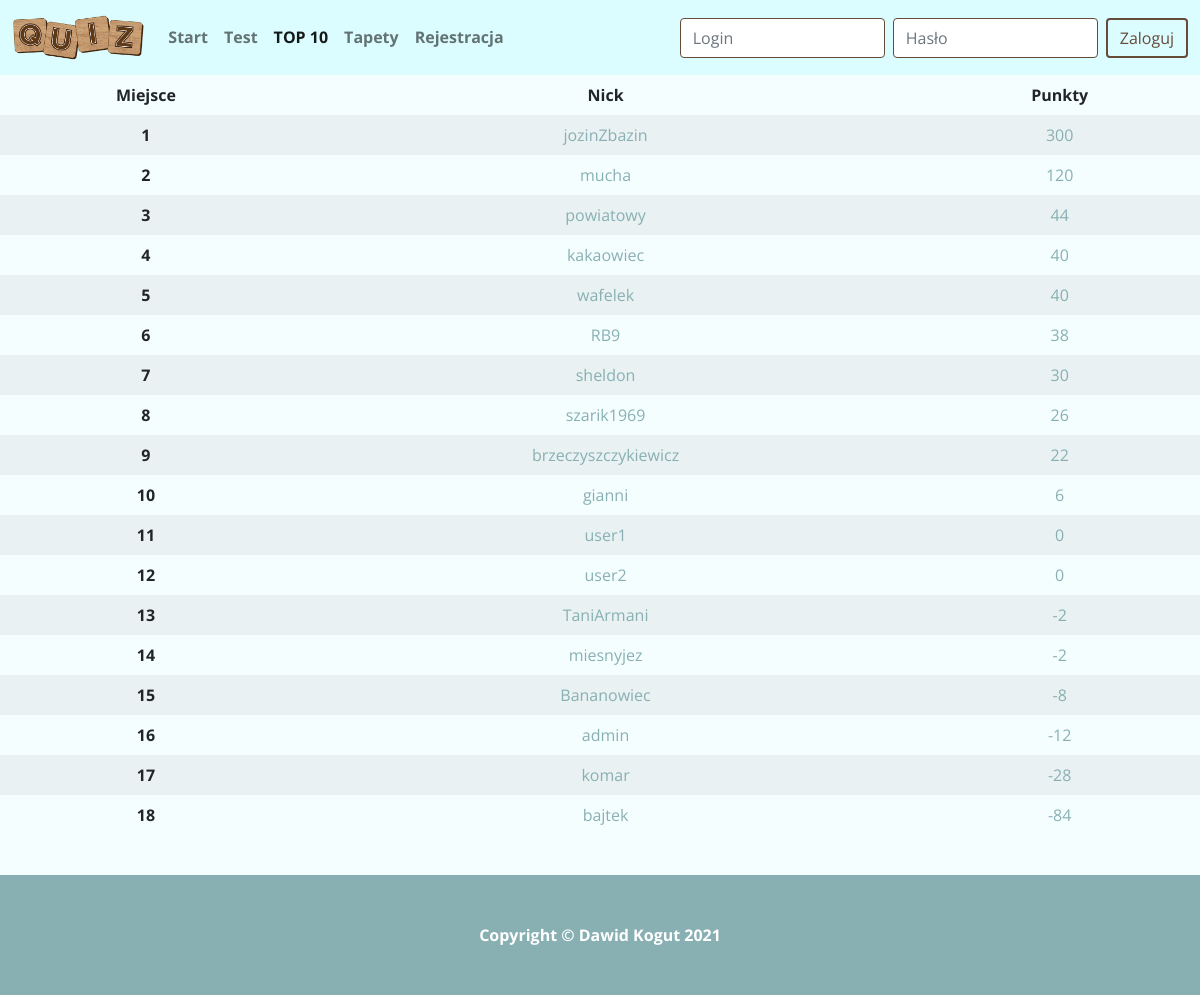
The app's page /top10.php with its own data.
### tables this page shows
CREATE TABLE `users` (
  `id_usera` int(10) NOT NULL,
  `login` varchar(255) NOT NULL,
  `password` varchar(255) NOT NULL,
  `name` text NOT NULL,
  `surname` text NOT NULL,
  `email` text NOT NULL,
  `correctCount` int(11) NOT NULL,
  `incorrectCount` int(11) NOT NULL
);

### top10.php (the view, shortened to what this page needs)
<?php
    require "dbconnect.php";
    try {
        $conn = new PDO("mysql:host=localhost;dbname=$databasename;charset=utf8", $username, $password);
        $conn->setAttribute(PDO::ATTR_ERRMODE, PDO::ERRMODE_EXCEPTION);
    } catch(PDOException $e) {
          echo "Connection failed: " . $e->getMessage();
    }
?>
<!DOCTYPE html>
<html lang="pl">
<head>
    <link href="https://cdn.jsdelivr.net/npm/bootstrap@5.0.2/dist/css/bootstrap.min.css" rel="stylesheet">
    <link rel="stylesheet" href="css/style.css" />
</head>
<body>
    <header>
        <nav class="navbar navbar-expand-lg navbar-light">
            <div class="container-fluid">
                <a class="navbar-brand" href="index.php"><img src="images/quiz.png" height="48"
                        class="d-inline-block align-text-top" alt="logo" /></a>
                <div class="collapse navbar-collapse" id="navbarSupportedContent">
                    <ul class="navbar-nav me-auto mb-2 mb-lg-0">
                        <li class="nav-item">
                            <a class="nav-link" aria-current="page" href="index.php">Start</a>
                        </li>
                        <li class="nav-item">
                            <a class="nav-link" href="tests.php">Test</a>
                        </li>
                        <li class="nav-item">
                            <a class="nav-link active" href="top10.php">TOP 10</a>
                        </li>
                        <li class="nav-item">
                            <a class="nav-link" href="gallery.php">Tapety</a>
                        </li>
                        <li class="nav-item">
                            <a class="nav-link" href="registration.php">Rejestracja</a>
                        </li>
                    </ul>
                    <?php
                       if(isset($_SESSION['login'])){
                        echo '<div class="h-100" style="padding-right:5px; color:#664B39;">Jesteś zalogowany jako <b><span style="color:#E5A097;">'.$_SESSION['login'].'</span></b></div>';
                        echo'<form class="d-flex" action="logout.php" method="POST">
                                <button id="buttonLog" class="btn btn-outline-success" type="submit">Wyloguj</button>
                            </form>';
                    }else{
                        echo'<form class="d-flex" action="login.php" method="POST">
                                <input class="form-control me-2 logInput" type="text" name="login" placeholder="Login" required>
                                <input class="form-control me-2 logInput" type="password" name="password" placeholder="Hasło" required>
                                <button id="buttonLog" class="btn btn-outline-success" type="submit">Zaloguj</button>
                            </form>';
                    }
	                ?>
                </div>
            </div>
        </nav>
    </header>
    <main>
        <div class="table-responsive col-lg-12 min-vh-100">
            <table class="table table-striped table-hover table-borderless" style="text-align:center;">
                <thead>
                    <tr>
                        <th scope="col">Miejsce</th>
                        <th scope="col">Nick</th>
                        <th scope="col">Punkty</th>
                    </tr>
                </thead>
                <tbody>
                            <?php
                                $sql = "SELECT login, correctCount, incorrectCount, correctCount-incorrectCount FROM users ORDER BY 4 desc";
                                $results=$conn->query($sql)->fetchAll(PDO::FETCH_ASSOC);
                                $place=1;
                                foreach($results as $record){
                                    $score = $record['correctCount'] - $record['incorrectCount'];
                                    echo'
                                    <tr>
                                        <th scope="row" style="font-weight:bold;">'.$place++.'</th>
                                        <td style="color:#88B0B3;">'.$record['login'].'</td>
                                        <td style="color:#88B0B3;">'.$score.'</td>
                                    </tr>
                                    ';
                                }
                            ?>
                </tbody>
            </table>
        </div>
        <footer class="py-5">
            <p class="m-0 text-center">Copyright &copy; Dawid Kogut 2021</p>
        </footer>
    </main>
</body>
</html>

### css/style.css (style rules this page uses)
*, *:before, *:after { margin: 0; padding: 0; box-sizing: border-box; }
body { background-color: #F5FEFF; font-family: 'Open Sans', sans-serif; }
nav { background-color: #DBFDFF; font-weight: bold; }
li a { border-bottom: 2px solid transparent; }
#buttonLog { border:2px solid #664B39; color:#664B39; }
.logInput { border-color: #664B39; }
footer { background-color: #88B0B3; color:white; font-weight: bold; }

### records on screen
users: login "jozinZbazin", score "300"
users: login "mucha", score "120"
users: login "powiatowy", score "44"
users: login "kakaowiec", score "40"
users: login "wafelek", score "40"
users: login "RB9", score "38"
users: login "sheldon", score "30"
users: login "szarik1969", score "26"
users: login "brzeczyszczykiewicz", score "22"
users: login "gianni", score "6"
users: login "user1", correctCount "0"
users: login "user2", correctCount "0"
users: login "TaniArmani", score "-2"
users: login "miesnyjez", score "-2"
users: login "Bananowiec", score "-8"
users: login "admin", score "-12"
users: login "komar", score "-28"
users: login "bajtek", score "-84"
